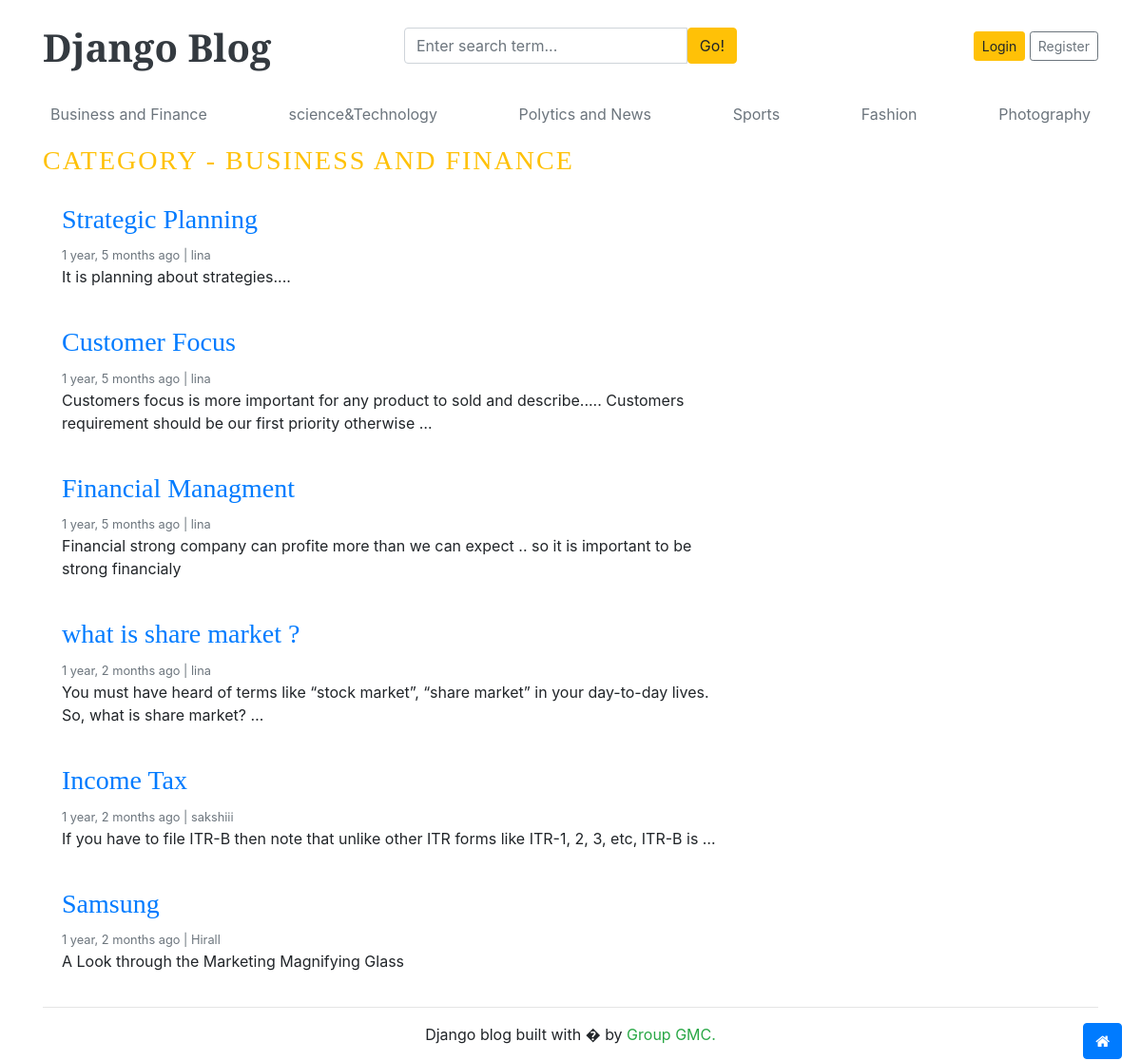
The app's page /5/ with its own data.
### myapp/models.py (models this page shows, shortened)
class Category(models.Model):
    category_name = models.CharField(max_length=30)
    created_at = models.DateTimeField(auto_now_add = True)
    updated_at = models.DateTimeField(auto_now = True)
    class Meta:
        verbose_name_plural = 'Categories'
    def __str__(self):
        return self.category_name

class Blog(models.Model):
    title = models.CharField(max_length=100, unique=True)
    slug = models.SlugField(unique=True, blank=True)
    category = models.ForeignKey(Category , on_delete = models.CASCADE)
    author = models.ForeignKey(User , on_delete = models.CASCADE)
    blog_image = models.ImageField(upload_to = 'uploads/%y/%m/%d')
    short_desc = models.TextField(max_length=1000)
    blog_body = models.TextField(max_length=3000)
    status = models.CharField(max_length=100, choices = STATUS_CHOICE,default = 'draft')
    is_feacherd = models.BooleanField(default=False)
    created_at = models.DateTimeField(auto_now_add = True)
    updated_at = models.DateTimeField(auto_now = True)
    class Meta:
        verbose_name_plural = 'blogs'

### myapp/views.py (the view)
# urls.py: path('<int:category_id>/',views.posts_by_category,name='posts_by_category')
def posts_by_category(request,category_id):
    posts = Blog.objects.filter(status='published',category=category_id)
    try:
        category = Category.objects.get(pk=category_id)
    except:
        return redirect('home')
    context = {
        'posts':posts,
        'category':category
    }
    return render(request,'posts_by_category.html', context)

### myapp/context_processors.py (called while the page is built)
def get_categories(request):
    categories = Category.objects.all()
    return dict(categories=categories)

### myapp/templates/posts_by_category.html
{% extends 'base/base.html' %}
{% block content %}
 <h3 class="text-uppercase text-warning" style="letter-spacing: 2px;">Category - {{ category }}</h3>
  <main role="main" class="container p-0">
    <div class="row">
      <div class="col-md-8 blog-main">
        {% for post in posts %}
        <div class="card border-0" >
          <div class="card-body">
            <h3><a style="text-decoration: none;" href="{% url 'blogs' post.slug %}">{{ post.title }}</a></h3>
            <small class="mb-1 text-muted">{{ post.created_at | timesince }} ago | {{ post.author }}</small>
            <p class="card-text">{{ post.short_desc | truncatewords:20 }}</p>
          </div>
        </div>
        {% endfor %}
      </div>
    </div>
  </main>
{% endblock %}

### myapp/templates/base/head.html (shortened to what this page needs)
{% load static %}
<!DOCTYPE html>
<html lang="en">
<head>
    <link href="https://getbootstrap.com/docs/4.0/dist/css/bootstrap.min.css" rel="stylesheet">
    <link href="{% static 'static/css/blog.css' %}" rel="stylesheet">
    <link rel="stylesheet" href="https://cdnjs.cloudflare.com/ajax/libs/font-awesome/4.7.0/css/font-awesome.min.css">
  </head>
<body>
<div class="container">
    <header class="blog-header py-3">
      <div class="row flex-nowrap justify-content-between align-items-center">
        <div class="col-4 pt-1">
          <a class="blog-header-logo text-dark" style="font-size: 40px;font-weight: 700;" href="/">Django Blog</a>
        </div>
        <div class="col-4">
          <form action="{% url 'search' %}" method="GET">
            <div class="input-group">
              <input class="form-control" name="keyword" type="text" placeholder="Enter search term..." aria-label="Enter search term..." aria-describedby="button-search" />
              <button type="submit" class="btn btn-warning" id="button-search" type="button">Go!</button>
            </div>
          </form>
        </div>
        <div class="col-4 d-flex justify-content-end align-items-center">
          {% if not user.is_authenticated %}
          <a class="btn btn-sm btn-warning" href="{% url 'login' %}">Login</a> &nbsp;
          <a class="btn btn-sm btn-outline-secondary" href="{% url 'register' %}">Register</a>
          {% else %}
          <span><a href="{% url 'dashboard' %}" class="btn btn-warning mr-2">Dashboard</a></span>
          <span><a href="{% url 'logout' %}" class="btn btn-dark">Logout</a></span>
          <!-- {% for u in users %}
          <span>{{ u.username }}</span>
          {% endfor %} -->
          {% endif %}
        </div>
      </div>
    </header>
    <div class="nav-scroller py-1 mb-2">
      <nav class="nav d-flex justify-content-between">
        {% for cat in categories %}
        <a class="p-2 text-muted" href="{% url 'posts_by_category' cat.id %}">{{ cat.category_name }}</a>
        {% endfor %}
      </nav>
    </div>

### myapp/static/css/blog.css (style rules this page uses)
.blog-header-logo { font-family: "Playfair Display", Georgia, "Times New Roman", serif; font-size: 2.25rem; }
h1, h2, h3, h4, h5, h6 { font-family: "Playfair Display", Georgia, "Times New Roman", serif; }

### records on screen
Category: category_name "Business and Finance", category_name "BUSINESS AND FINANCE"
Category: category_name "science&Technology"
Category: category_name "Polytics and News"
Category: category_name "Sports"
Category: category_name "Fashion"
Category: category_name "Photography"
Blog: title "Strategic Planning", created_at "1 year, 5 months", author "lina", short_desc "It is planning about strategies...."
Blog: title "Customer Focus", created_at "1 year, 5 months", author "lina", short_desc "Customers focus is more important for any product to sold and describe..... Customers requirement should be our first priority otherwise …"
Blog: title "Financial Managment", created_at "1 year, 5 months", author "lina", short_desc "Financial strong company can profite more than we can expect .. so it is important to be strong financialy"
Blog: title "what is share market ?", created_at "1 year, 2 months", author "lina", short_desc "You must have heard of terms like “stock market”, “share market” in your day-to-day lives. So, what is share market? …"
Blog: title "Income Tax", created_at "1 year, 2 months", author "sakshiii", short_desc "If you have to file ITR-B then note that unlike other ITR forms like ITR-1, 2, 3, etc, ITR-B is …"
Blog: title "Samsung", created_at "1 year, 2 months", author "Hirall", short_desc "A Look through the Marketing Magnifying Glass"
